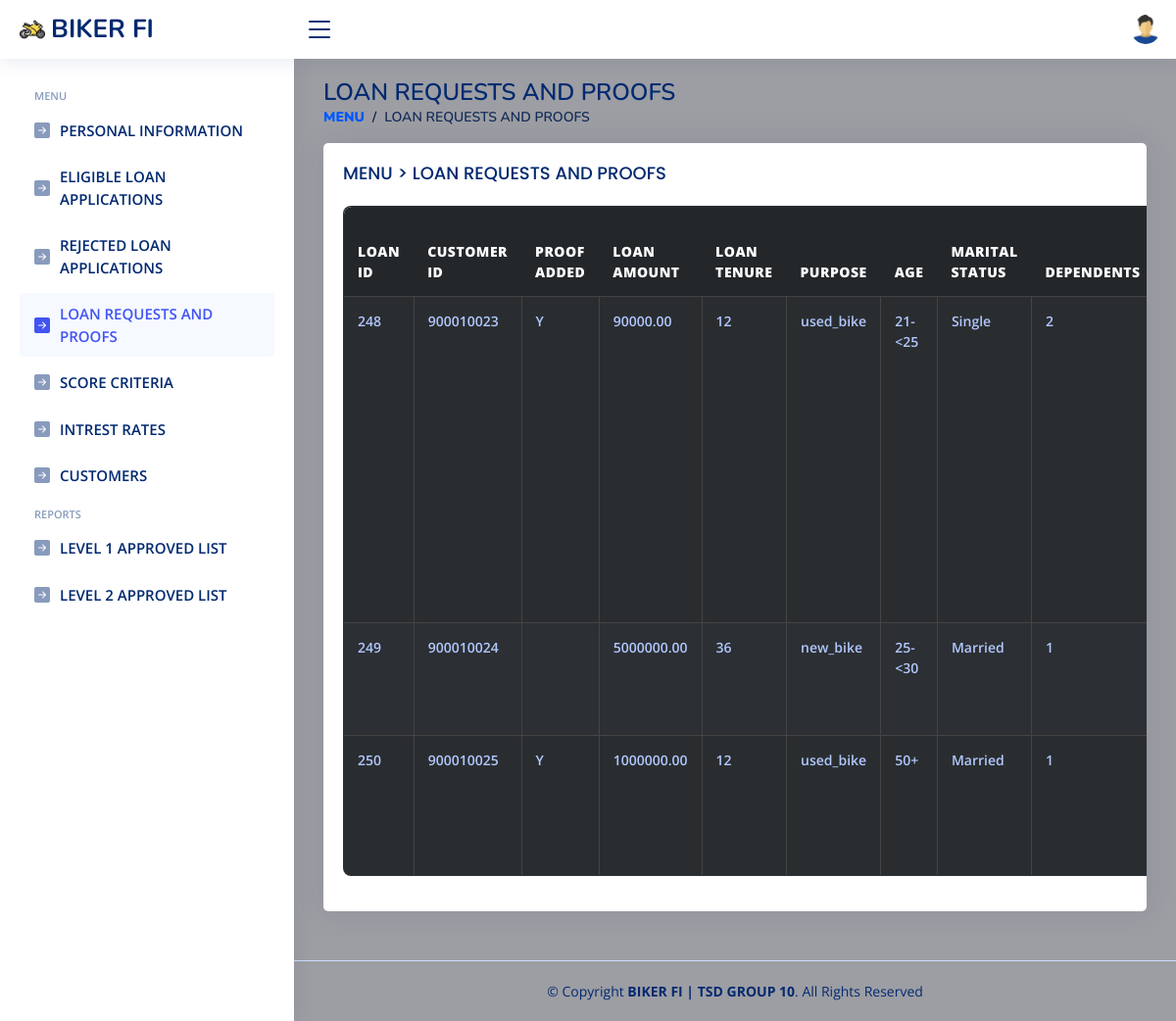
/super_applications.php (signed in), run on the app's committed database.
### tables this page shows
CREATE TABLE `loan_requests` (
  `id` int(11) NOT NULL,
  `customer_id` int(11) DEFAULT NULL,
  `proof_added` varchar(1000) DEFAULT NULL,
  `loan_amount` decimal(10,2) DEFAULT NULL,
  `loan_tenure` int(11) DEFAULT NULL,
  `purpose` text DEFAULT NULL,
  `age` varchar(200) DEFAULT NULL,
  `marital_status` enum('Single','Married','Divorced','Other') DEFAULT NULL,
  `dependents` enum('0','1','2','3-4','4+') DEFAULT NULL,
  `residential_status` enum('Own','Rent','Parents','Company') DEFAULT NULL,
  `time_at_address` varchar(200) DEFAULT NULL,
  `occupation` varchar(255) DEFAULT NULL,
  `time_at_employer` varchar(200) DEFAULT NULL,
  `current_account` enum('Yes','No') DEFAULT NULL,
  `home_phone` varchar(20) DEFAULT NULL,
  `work_phone` varchar(20) DEFAULT NULL,
  `income_proof` varchar(255) DEFAULT NULL,
  `score` varchar(100) DEFAULT NULL,
  `status` enum('Pending','Level One Approved','Level Two Approved','Rejected') DEFAULT 'Pending',
  `created_at` timestamp NOT NULL DEFAULT current_timestamp(),
  `flag` enum('Active','Inactive') NOT NULL DEFAULT 'Active',
  `remarks` varchar(10000) DEFAULT NULL
);

### super_applications.php (the view, shortened to what this page needs)
<?php
include("connection.php");
$id = $_SESSION['id'];
$query = "SELECT full_name, email, nic, phone_number, image FROM users WHERE id = ?";
$stmt = mysqli_prepare($conn, $query);
mysqli_stmt_bind_param($stmt, 'i', $id);
mysqli_stmt_execute($stmt);
$result = mysqli_stmt_get_result($stmt);
if ($row = mysqli_fetch_assoc($result)) {
	$profile_image = $row['image'] ?: "assets/img/user.webp";
} else {
	header("location:logout.php");
	exit();
}
?>
<!DOCTYPE html>
<html lang="en">
<head>
	<link href="assets/vendor/bootstrap/css/bootstrap.min.css" rel="stylesheet">
	<link href="assets/vendor/bootstrap-icons/bootstrap-icons.css" rel="stylesheet">
	<link href="assets/vendor/boxicons/css/boxicons.min.css" rel="stylesheet">
	<link href="assets/vendor/quill/quill.snow.css" rel="stylesheet">
	<link href="assets/vendor/quill/quill.bubble.css" rel="stylesheet">
	<link href="assets/vendor/remixicon/remixicon.css" rel="stylesheet">
	<link href="assets/vendor/simple-datatables/style.css" rel="stylesheet">
	<link href="assets/css/style.css" rel="stylesheet">
</head>
<body>
	<header id="header" class="header fixed-top d-flex align-items-center">
		<div class="d-flex align-items-center justify-content-between">
			<a href="" class="logo d-flex align-items-center">
				<img src="assets/img/logo2.png" alt="">
				<span class="d-none d-lg-block">BIKER FI</span>
			</a>
			<i class="bi bi-list toggle-sidebar-btn"></i>
		</div>
		<nav class="header-nav ms-auto">
			<ul class="d-flex align-items-center">
				<li class="nav-item dropdown pe-3">
					<a class="nav-link nav-profile d-flex align-items-center pe-0" href="#" data-bs-toggle="dropdown">
						<img src="<?= $profile_image ?>" alt="Profile" class="rounded-circle" width="30" height="30">
					</a>
				</li>
			</ul>
		</nav>
	</header>
	<aside id="sidebar" class="sidebar">
		<ul class="sidebar-nav" id="sidebar-nav">
			<li class="nav-heading">MENU</li>
			<li class="nav-item"><a class="nav-link collapsed" href="super_admin_dashboard.php">
					<i class="bi bi-arrow-right-square-fill"></i>
					<span>PERSONAL INFORMATION</span></a>
			</li>
			<li class="nav-item"><a class="nav-link collapsed" href="super_eligibleloans.php">
					<i class="bi bi-arrow-right-square-fill"></i>
					<span>ELIGIBLE LOAN APPLICATIONS</span></a>
			</li>
			<li class="nav-item"><a class="nav-link collapsed" href="super_rejectedloans.php">
					<i class="bi bi-arrow-right-square-fill"></i>
					<span>REJECTED LOAN APPLICATIONS</span></a>
			</li>
			<li class="nav-item"><a class="nav-link " href="super_applications.php">
					<i class="bi bi-arrow-right-square-fill"></i>
					<span>LOAN REQUESTS AND PROOFS</span></a>
			</li>
			<li class="nav-item"><a class="nav-link collapsed" href="super_score_criteria.php">
					<i class="bi bi-arrow-right-square-fill"></i>
					<span>SCORE CRITERIA</span></a>
			</li>
			<li class="nav-item"><a class="nav-link  collapsed" href="super_interest.php">
					<i class="bi bi-arrow-right-square-fill"></i>
					<span>INTREST RATES</span></a>
			</li>
			<li class="nav-item"><a class="nav-link collapsed" href="super_customers.php">
					<i class="bi bi-arrow-right-square-fill"></i>
					<span>CUSTOMERS</span></a>
			</li>
		</ul>
		<ul class="sidebar-nav" id="sidebar-nav">
			<li class="nav-heading">REPORTS</li>
			<li class="nav-item"><a class="nav-link collapsed" href="super_report1.php">
					<i class="bi bi-arrow-right-square-fill"></i>
					<span>LEVEL 1 APPROVED LIST </span></a>
			</li>
			<li class="nav-item"><a class="nav-link collapsed" href="super_report2.php">
					<i class="bi bi-arrow-right-square-fill"></i>
					<span>LEVEL 2 APPROVED LIST </span></a>
			</li>
		</ul>
	</aside>
	<main id="main" class="main">
		<div class="pagetitle">
			<h1>LOAN REQUESTS AND PROOFS</h1>
			<nav>
				<ol class="breadcrumb">
					<li class="breadcrumb-item"><a href="index.html">MENU</a></li>
					<li class="breadcrumb-item active">LOAN REQUESTS AND PROOFS</li>
				</ol>
			</nav>
		</div>
		<section class="section dashboard">
			<div class="row">
				<div class="col-lg-12">
					<div class="row">
						<div class="col-12">
							<div class="card recent-sales overflow-auto">
								<div class="card-body">
									<h5 class="card-title">MENU > LOAN REQUESTS AND PROOFS</h5>
									<table class="table table-bordered custom-gray-table table-striped datatable" id="loanRequestsTable">
										<thead>
											<tr>
												<th>Loan ID</th>
												<th>Customer ID</th>
												<th>Proof Added</th>
												<th>Loan Amount</th>
												<th>Loan Tenure</th>
												<th>Purpose</th>
												<th>Age</th>
												<th>Marital Status</th>
												<th>Dependents</th>
											</tr>
										</thead>
										<tbody>
											<?php
											$sql = "SELECT
                                                lr.id AS loan_id,
                                                lr.customer_id,
                                                lr.proof_added,
                                                lr.loan_amount,
                                                lr.loan_tenure,
                                                lr.purpose,
                                                lr.age,
                                                lr.marital_status,
                                                lr.dependents,
                                                lr.residential_status,
                                                lr.time_at_address,
                                                lr.occupation,
                                                lr.time_at_employer,
                                                lr.current_account,
                                                lr.home_phone,
                                                lr.work_phone,
                                                lr.income_proof,
                                                lr.score,
                                                lr.status AS loan_status,
                                                lr.created_at AS loan_created_at,
                                                lr.flag,
                                                lr.remarks,
                                                GROUP_CONCAT(lrp.document ORDER BY lrp.created_at) AS documents,
                                                MAX(lrp.created_at) AS proof_created_at,
                                                MAX(lrp.updated_at) AS proof_updated_at
                                            FROM
                                                loan_requests lr
                                            LEFT JOIN
                                                loan_requests_proofs lrp ON lr.customer_id = lrp.customer_id
                                            GROUP BY
                                                lr.id";
											$result = mysqli_query($conn, $sql);
											while ($row = mysqli_fetch_assoc($result)) {
												echo "<tr>";
												echo "<td>{$row['loan_id']}</td>";
												echo "<td>{$row['customer_id']}</td>";
												echo "<td>{$row['proof_added']}</td>";
												echo "<td>{$row['loan_amount']}</td>";
												echo "<td>{$row['loan_tenure']}</td>";
												echo "<td>{$row['purpose']}</td>";
												echo "<td>{$row['age']}</td>";
												echo "<td>{$row['marital_status']}</td>";
												echo "<td>{$row['dependents']}</td>";
												echo "</tr>";
											}
											?>
										</tbody>
									</table>
								</div>
							</div>
						</div>
					</div>
				</div>
			</div>
		</section>
	</main>
	<footer id="footer" class="footer">
		<div class="copyright">
			&copy; Copyright <strong><span>BIKER FI | TSD GROUP 10</span></strong>. All Rights Reserved
		</div>
	</footer>
</body>
</html>

### connection.php (shortened to what this page needs)
<!DOCTYPE html PUBLIC "-//W3C//DTD XHTML 1.0 Transitional//EN" "http://www.w3.org/TR/xhtml1/DTD/xhtml1-transitional.dtd">
<html xmlns="http://www.w3.org/1999/xhtml">
<head>
</head>
<body>
</body>
</html>

### assets/css/style.css (style rules this page uses)
:root { scroll-behavior: smooth; }
.custom-gray-table { background-color: #2c2f33; color: #f1f1f1 !important; border: 1px solid #444 !important; border-radius: 8px; overflow: hidden; width: 100%; table-layout: auto; font-weight: 600; }
.custom-gray-table th { background-color: #23272a !important; color: #ffffff !important; font-weight: 800 !important; text-transform: uppercase; letter-spacing: 0.5px; padding: 14px; }
.custom-gray-table td { background-color: #2c2f33 ; color: #b1c8ff !important; font-weight: 600 !important; padding: 14px; border-bottom: 1px solid #444 !important; text-align: left; }
.custom-gray-table tbody tr:nth-child(odd) { background-color: #3a3d41 !important; }
.custom-gray-table tbody tr:nth-child(even) { background-color: #2c2f33 !important; }
.custom-gray-table thead th:first-child { border-top-left-radius: 8px; }
body { font-family: "Open Sans", sans-serif; background: #9d9ea3; color: #444444; }
a { color: #4154f1; text-decoration: none; }
h1, h2, h3, h4, h5, h6 { font-family: "Nunito", sans-serif; }
#main { margin-top: 60px; padding: 20px 30px; transition: all 0.3s; }
.pagetitle { margin-bottom: 10px; }
.pagetitle h1 { font-size: 24px; margin-bottom: 0; font-weight: 600; color: #012970; }
.card { margin-bottom: 30px; border: none; border-radius: 5px; box-shadow: 0px 0 30px rgba(1, 41, 112, 0.1); }
.card-title { padding: 20px 0 15px 0; font-size: 18px; font-weight: 500; color: #012970; font-family: "Poppins", sans-serif; }
.card-body { padding: 0 20px 20px 20px; }
.breadcrumb { font-size: 14px; font-family: "Nunito", sans-serif; color: #899bbd; font-weight: 600; }
.breadcrumb a { color: #0059ff; transition: 0.3s; font-weight: 900; }
.breadcrumb .breadcrumb-item::before { color: #001743; }
.breadcrumb .active { color: #142c58; font-weight: 600; }
.logo { line-height: 1; }
@media (min-width: 1200px) { .logo { width: 280px; } }
.logo img { max-height: 26px; margin-right: 6px; }
.logo span { font-size: 26px; font-weight: 700; color: #012970; font-family: "Nunito", sans-serif; }
.header { transition: all 0.5s; z-index: 997; height: 60px; box-shadow: 0px 2px 20px rgba(1, 41, 112, 0.1); background-color: #fff; padding-left: 20px; }
.header .toggle-sidebar-btn { font-size: 32px; padding-left: 10px; cursor: pointer; color: #012970; }
.header-nav ul { list-style: none; }
.header-nav>ul { margin: 0; padding: 0; }
.header-nav .nav-profile { color: #012970; }
.header-nav .nav-profile img { max-height: 36px; }
.sidebar { position: fixed; top: 60px; left: 0; bottom: 0; width: 300px; z-index: 996; transition: all 0.3s; padding: 20px; overflow-y: auto; scrollbar-width: thin; scrollbar-color: #aab7cf transparent; box-shadow: 0px 0px 20px rgba(1, 41, 112, 0.1); background-color: #fff; }
@media (min-width: 1200px) { #main, #footer { margin-left: 300px; } }
.sidebar-nav { padding: 0; margin: 0; list-style: none; }
.sidebar-nav li { padding: 0; margin: 0; list-style: none; }
.sidebar-nav .nav-item { margin-bottom: 5px; }
.sidebar-nav .nav-heading { font-size: 11px; text-transform: uppercase; color: #899bbd; font-weight: 600; margin: 10px 0 5px 15px; }
.sidebar-nav .nav-link { display: flex; align-items: center; font-size: 15px; font-weight: 600; color: #4154f1; transition: 0.3; background: #f6f9ff; padding: 10px 15px; border-radius: 4px; }
.sidebar-nav .nav-link i { font-size: 16px; margin-right: 10px; color: #4154f1; }
.sidebar-nav .nav-link.collapsed { color: #012970; background: #fff; }
.sidebar-nav .nav-link.collapsed i { color: #899bbd; }
.dashboard .recent-sales { font-size: 14px; }
.dashboard .recent-sales .table thead { background: #f6f6fe; }
.dashboard .recent-sales .table thead th { border: 0; }
.footer { padding: 20px 0; font-size: 14px; transition: all 0.3s; border-top: 1px solid #cddfff; }
.footer .copyright { text-align: center; color: #012970; }

### data on the page
loan_requests: id "248", customer "900010023", proof_added "Y", loan_amount "90000.00", loan_tenure "12", purpose "used_bike", age "21-<25", marital_status "Single", dependents "2"
loan_requests: id "249", customer "900010024", loan_amount "5000000.00", loan_tenure "36", purpose "new_bike", age "25-<30", marital_status "Married", dependents "1"
loan_requests: id "250", customer "900010025", proof_added "Y", loan_amount "1000000.00", loan_tenure "12", purpose "used_bike", age "50+", marital_status "Married", dependents "1"
